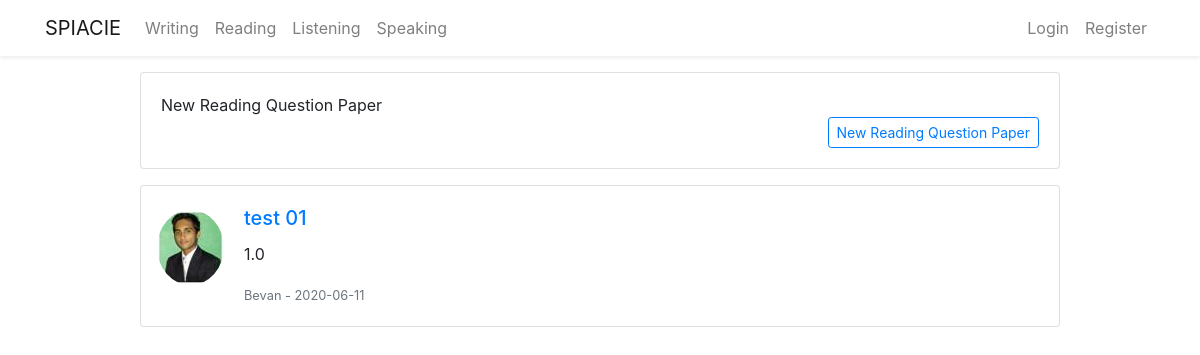
The app's page /reading, older data.
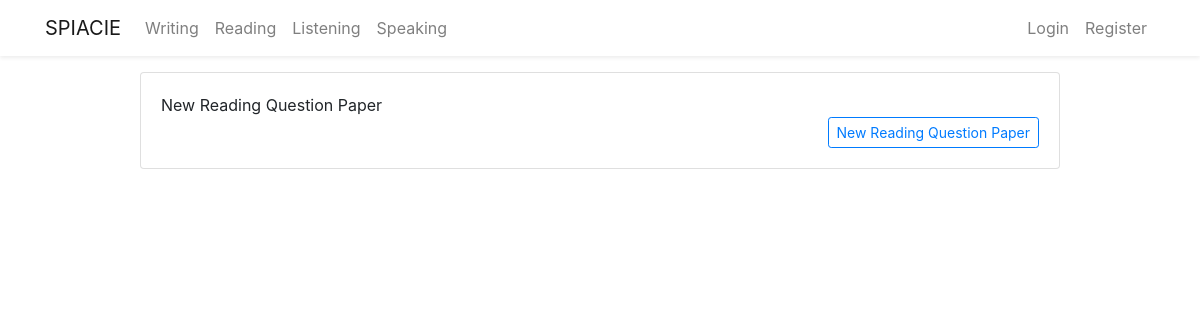
The same page, newer data.
### flaskblog/models.py (models this page shows, shortened)
class Questionpaper(db.Model):
    id = db.Column(db.Integer, primary_key=True)
    title = db.Column(db.String(100), unique=True, nullable=False)
    questions = db.Column(db.Integer, nullable=False)
    questiontype = db.Column(db.String(50), nullable=False)
    duration = db.Column(db.Float, nullable=False)
    date_posted = db.Column(db.DateTime, nullable=False,
                            default=datetime.utcnow)
    user_id = db.Column(db.Integer, db.ForeignKey('user.id'), nullable=False)

class User(db.Model,  UserMixin):
    id = db.Column(db.Integer, primary_key=True)
    firstname = db.Column(db.String(20), nullable=False)
    lastname = db.Column(db.String(20), nullable=False)
    username = db.Column(db.String(20), unique=True, nullable=False)
    email = db.Column(db.String(20), unique=True, nullable=False)
    password = db.Column(db.String(20), nullable=False)
    image_file = db.Column(db.String(20), nullable=False,
                           default='default.jpg')
    post = db.relationship('Post', backref='author', lazy=True)
    questionpaper = db.relationship(
        'Questionpaper', backref='creator', lazy=True)
    writingpaper = db.relationship(
        'Writingpaper', backref='wcreator', lazy=True)
    writinganswer = db.relationship(
        'Writingpaperanswer', backref='wcandidate', lazy=True)

### flaskblog/routes.py (the view)
@app.route("/reading")
def reading():
    questions = Questionpaper.query.filter(
        Questionpaper.questiontype.endswith('reading')).all()
    return render_template('reading.html', questions=questions)

### flaskblog/templates/reading.html
{% extends 'layout.html' %} {% block content %}
<div class="row justify-content-center mt-3">
  <div class="col-md-10">
    <div class="card">
      <div class="card-body">
        New Reading Question Paper
        <div class="text-right">
          <a
            type="button"
            class="btn btn-outline-primary btn-sm"
            href="/questionpaper/new"
          >
            New Reading Question Paper
          </a>
        </div>
      </div>
    </div>
    {% for question in questions %}
    <div class="card mb-3 mt-3">
      <div class="row no-gutters">
        <div class="text-center">
          <img
            class="rounded-circle mt-4 ml-3"
            src="{{ url_for('static', filename='profile_pics/' + question.creator.image_file) }}"
          />
        </div>
        <div class="col-md-6">
          <div class="card-body">
            <h5 class="card-title">
              <a class="article-title" href="#">{{ question.title }}</a>
            </h5>
            <p class="card-text">{{ question.duration }}</p>
            <p class="card-text">
              <small class="text-muted"
                >{{ question.creator.username }} - {{
                question.date_posted.strftime('%Y-%m-%d') }}</small
              >
            </p>
          </div>
        </div>
      </div>
    </div>
    {% endfor %}
  </div>
</div>
{% endblock content %}

Row changes from the older to the newer data that the page shows:
removed Questionpaper: image_file (picture), title "test 01", duration "1.0", creator.username "Bevan", date_posted "2020-06-11"
